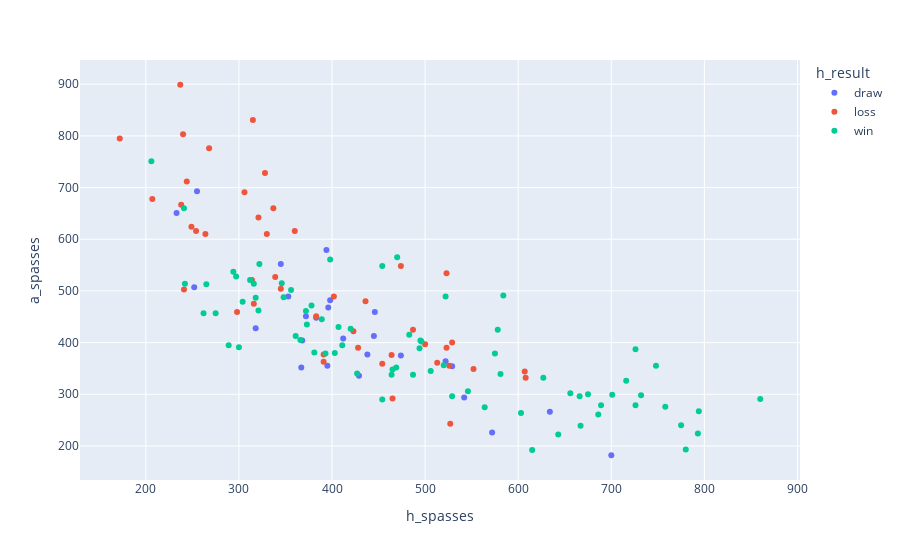

Source (notebook cell):
### Code cell
px.scatter(df2, x="h_spasses", y="a_spasses", color="h_result", hover_data=["home", "away"])

### Figure 1 — Plotly figure (JSON) as saved in the notebook; plotly's stock layout.template omitted (floating-point values rounded to 4 significant figures; data arrays with more than 128 entries replaced by an {"elided": "..."} marker saying what was removed)
{"data": [{"customdata": [["Kilmarnock", "Dundee Utd"], ["Hibs", "Hearts"], ["Hibs", "Rangers"], ["Motherwell", "Dundee Utd"], ["Ross County", "Aberdeen"], ["St Johnstone", "Ross County"], ["Kilmarnock", "Hearts"], ["St Mirren", "Kilmarnock"], ["Ross County", "Dundee Utd"], ["Rangers", "Livingston"], ["St Mirren", "St Johnstone"], ["St Johnstone", "Motherwell"], ["Hearts", "Livingston"], ["St Mirren", "Rangers"], ["Motherwell", "Kilmarnock"], ["Dundee Utd", "Hearts"], ["Livingston", "St Mirren"], ["Livingston", "Motherwell"], ["Aberdeen", "Ross County"], ["Kilmarnock", "St Mirren"], ["Rangers", "Celtic"], ["St Mirren", "Hearts"], ["Hibs", "Dundee Utd"], ["Motherwell", "Ross County"], ["Livingston", "Hearts"], ["Ross County", "Hibs"]], "hovertemplate": "h_result=draw<br>h_spasses=%{x}<br>a_spasses=%{y}<br>home=%{customdata[0]}<br>away=%{customdata[1]}<extra></extra>", "legendgroup": "draw", "marker": {"color": "#636efa", "symbol": "circle"}, "mode": "markers", "name": "draw", "orientation": "v", "showlegend": true, "type": "scatter", "x": [445, 429, 396, 542, 318, 446, 345, 368, 353, 700, 398, 412, 572, 233, 522, 252, 438, 383, 474, 634, 394, 255, 529, 367, 395, 372], "xaxis": "x", "y": [413, 336, 468, 294, 428, 459, 552, 404, 489, 182, 482, 408, 226, 651, 364, 507, 377, 448, 375, 266, 579, 693, 354, 352, 355, 451], "yaxis": "y"}, {"customdata": [["St Johnstone", "Hibs"], ["Livingston", "Rangers"], ["St Mirren", "Motherwell"], ["Ross County", "Celtic"], ["Motherwell", "St Johnstone"], ["Dundee Utd", "Livingston"], ["Aberdeen", "Motherwell"], ["Kilmarnock", "Celtic"], ["St Johnstone", "Aberdeen"], ["Dundee Utd", "St Mirren"], ["Dundee Utd", "Celtic"], ["Motherwell", "Hearts"], ["Hearts", "Rangers"], ["Dundee Utd", "St Johnstone"], ["Ross County", "Hibs"], ["Ross County", "Motherwell"], ["Livingston", "Ross County"], ["St Johnstone", "Celtic"], ["Motherwell", "Rangers"], ["Hibs", "St Johnstone"], ["Hearts", "Celtic"], ["Motherwell", "Aberdeen"], ["Dundee Utd", "Motherwell"], ["Livingston", "Celtic"], ["Ross County", "Hearts"], ["Kilmarnock", "Livingston"], ["Hibs", "Ross County"], ["Motherwell", "Celtic"], ["Ross County", "St Johnstone"], ["Aberdeen", "Celtic"], ["Aberdeen", "Rangers"], ["Ross County", "Rangers"], ["Hibs", "Celtic"], ["St Johnstone", "Hearts"], ["St Johnstone", "Dundee Utd"], ["Ross County", "Livingston"], ["Dundee Utd", "Rangers"], ["Motherwell", "Hibs"], ["St Johnstone", "Livingston"], ["Kilmarnock", "Rangers"], ["Dundee Utd", "Celtic"], ["Hearts", "Rangers"], ["Aberdeen", "St Mirren"], ["Motherwell", "St Johnstone"], ["St Mirren", "Hibs"]], "hovertemplate": "h_result=loss<br>h_spasses=%{x}<br>a_spasses=%{y}<br>home=%{customdata[0]}<br>away=%{customdata[1]}<extra></extra>", "legendgroup": "loss", "marker": {"color": "#EF553B", "symbol": "circle"}, "mode": "markers", "name": "loss", "orientation": "v", "showlegend": true, "type": "scatter", "x": [241, 172, 423, 207, 529, 552, 526, 249, 383, 527, 268, 487, 330, 608, 298, 391, 465, 238, 316, 523, 360, 513, 436, 244, 474, 391, 607, 264, 339, 237, 321, 337, 306, 314, 402, 454, 328, 428, 464, 240, 315, 523, 254, 500, 345], "xaxis": "x", "y": [503, 795, 422, 678, 400, 349, 355, 624, 451, 243, 776, 425, 610, 332, 459, 363, 292, 667, 475, 390, 616, 361, 480, 712, 548, 377, 344, 610, 527, 899, 642, 660, 691, 521, 489, 359, 728, 390, 376, 803, 831, 534, 616, 397, 504], "yaxis": "y"}, {"customdata": {"elided": "76x2 str values"}, "hovertemplate": "h_result=win<br>h_spasses=%{x}<br>a_spasses=%{y}<br>home=%{customdata[0]}<br>away=%{customdata[1]}<extra></extra>", "legendgroup": "win", "marker": {"color": "#00cc96", "symbol": "circle"}, "mode": "markers", "name": "win", "orientation": "v", "showlegend": true, "type": "scatter", "x": [575, 748, 726, 643, 356, 275, 689, 522, 393, 464, 656, 686, 465, 469, 242, 506, 454, 494, 322, 378, 529, 366, 726, 206, 666, 289, 520, 348, 427, 701, 294, 297, 403, 578, 321, 312, 407, 454, 603, 316, 304, 487, 758, 241, 373, 262, 584, 398, 389, 470, 667, 732, 581, 775, 860, 265, 615, 411, 318, 627, 420, 495, 793, 564, 794, 483, 716, 346, 300, 381, 372, 780, 675, 361, 546, 496], "xaxis": "x", "y": [379, 355, 279, 222, 502, 457, 279, 489, 379, 338, 302, 261, 348, 352, 514, 345, 548, 389, 552, 472, 296, 405, 387, 751, 296, 395, 356, 488, 340, 299, 537, 528, 380, 425, 462, 521, 430, 290, 264, 514, 479, 338, 276, 660, 435, 457, 491, 561, 445, 565, 239, 298, 339, 240, 291, 513, 192, 395, 487, 332, 427, 404, 224, 275, 267, 415, 326, 515, 391, 381, 461, 193, 300, 413, 306, 402], "yaxis": "y"}], "layout": {"legend": {"title": {"text": "h_result"}, "tracegroupgap": 0}, "margin": {"t": 60}, "xaxis": {"anchor": "y", "domain": [0, 1], "title": {"text": "h_spasses"}}, "yaxis": {"anchor": "x", "domain": [0, 1], "title": {"text": "a_spasses"}}}}
